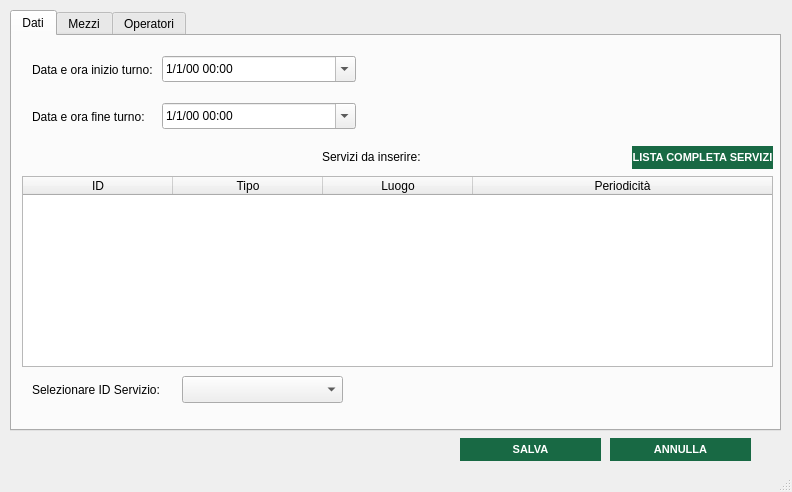
<?xml version="1.0" encoding="UTF-8"?>
<ui version="4.0">
 <class>inserimentoturno_window</class>
 <widget class="QMainWindow" name="inserimentoturno_window">
  <property name="geometry">
   <rect>
    <x>0</x>
    <y>0</y>
    <width>792</width>
    <height>492</height>
   </rect>
  </property>
  <property name="minimumSize">
   <size>
    <width>792</width>
    <height>492</height>
   </size>
  </property>
  <property name="maximumSize">
   <size>
    <width>792</width>
    <height>492</height>
   </size>
  </property>
  <property name="windowTitle">
   <string>Modifica Turno</string>
  </property>
  <property name="windowIcon">
   <iconset resource="xz.qrc">
    <normaloff>:/images/images/AnconAmbiente_Logo.png</normaloff>:/images/images/AnconAmbiente_Logo.png</iconset>
  </property>
  <widget class="QWidget" name="inserimentoturno_widget">
   <widget class="QTabWidget" name="inserimentoturno_tabs">
    <property name="geometry">
     <rect>
      <x>10</x>
      <y>10</y>
      <width>771</width>
      <height>421</height>
     </rect>
    </property>
    <property name="minimumSize">
     <size>
      <width>771</width>
      <height>421</height>
     </size>
    </property>
    <property name="maximumSize">
     <size>
      <width>771</width>
      <height>421</height>
     </size>
    </property>
    <property name="currentIndex">
     <number>0</number>
    </property>
    <widget class="QWidget" name="dati_tab">
     <attribute name="title">
      <string>Dati</string>
     </attribute>
     <widget class="QLabel" name="label_3">
      <property name="geometry">
       <rect>
        <x>310</x>
        <y>110</y>
        <width>151</width>
        <height>21</height>
       </rect>
      </property>
      <property name="text">
       <string>Servizi da inserire:</string>
      </property>
     </widget>
     <widget class="QTableWidget" name="tabella_servizi">
      <property name="geometry">
       <rect>
        <x>10</x>
        <y>140</y>
        <width>751</width>
        <height>191</height>
       </rect>
      </property>
      <property name="selectionBehavior">
       <enum>QAbstractItemView::SelectRows</enum>
      </property>
      <attribute name="horizontalHeaderDefaultSectionSize">
       <number>150</number>
      </attribute>
      <attribute name="horizontalHeaderShowSortIndicator" stdset="0">
       <bool>false</bool>
      </attribute>
      <attribute name="horizontalHeaderStretchLastSection">
       <bool>true</bool>
      </attribute>
      <attribute name="verticalHeaderVisible">
       <bool>false</bool>
      </attribute>
      <attribute name="verticalHeaderCascadingSectionResizes">
       <bool>false</bool>
      </attribute>
      <column>
       <property name="text">
        <string>ID</string>
       </property>
      </column>
      <column>
       <property name="text">
        <string>Tipo</string>
       </property>
      </column>
      <column>
       <property name="text">
        <string>Luogo</string>
       </property>
      </column>
      <column>
       <property name="text">
        <string>Periodicità</string>
       </property>
      </column>
     </widget>
     <widget class="QLabel" name="servizio_error">
      <property name="geometry">
       <rect>
        <x>340</x>
        <y>350</y>
        <width>411</width>
        <height>16</height>
       </rect>
      </property>
      <property name="palette">
       <palette>
        <active>
         <colorrole role="WindowText">
          <brush brushstyle="SolidPattern">
           <color alpha="255">
            <red>255</red>
            <green>0</green>
            <blue>0</blue>
           </color>
          </brush>
         </colorrole>
         <colorrole role="Text">
          <brush brushstyle="SolidPattern">
           <color alpha="255">
            <red>255</red>
            <green>0</green>
            <blue>0</blue>
           </color>
          </brush>
         </colorrole>
         <colorrole role="PlaceholderText">
          <brush brushstyle="SolidPattern">
           <color alpha="128">
            <red>255</red>
            <green>0</green>
            <blue>0</blue>
           </color>
          </brush>
         </colorrole>
        </active>
        <inactive>
         <colorrole role="WindowText">
          <brush brushstyle="SolidPattern">
           <color alpha="255">
            <red>255</red>
            <green>0</green>
            <blue>0</blue>
           </color>
          </brush>
         </colorrole>
         <colorrole role="Text">
          <brush brushstyle="SolidPattern">
           <color alpha="255">
            <red>255</red>
            <green>0</green>
            <blue>0</blue>
           </color>
          </brush>
         </colorrole>
         <colorrole role="PlaceholderText">
          <brush brushstyle="SolidPattern">
           <color alpha="128">
            <red>255</red>
            <green>0</green>
            <blue>0</blue>
           </color>
          </brush>
         </colorrole>
        </inactive>
        <disabled>
         <colorrole role="WindowText">
          <brush brushstyle="SolidPattern">
           <color alpha="255">
            <red>190</red>
            <green>190</green>
            <blue>190</blue>
           </color>
          </brush>
         </colorrole>
         <colorrole role="Text">
          <brush brushstyle="SolidPattern">
           <color alpha="255">
            <red>190</red>
            <green>190</green>
            <blue>190</blue>
           </color>
          </brush>
         </colorrole>
         <colorrole role="PlaceholderText">
          <brush brushstyle="SolidPattern">
           <color alpha="128">
            <red>0</red>
            <green>0</green>
            <blue>0</blue>
           </color>
          </brush>
         </colorrole>
        </disabled>
       </palette>
      </property>
      <property name="text">
       <string/>
      </property>
     </widget>
     <widget class="QLabel" name="label_9">
      <property name="geometry">
       <rect>
        <x>20</x>
        <y>343</y>
        <width>151</width>
        <height>21</height>
       </rect>
      </property>
      <property name="text">
       <string>Selezionare ID Servizio:</string>
      </property>
     </widget>
     <widget class="QComboBox" name="combo_servizi">
      <property name="geometry">
       <rect>
        <x>170</x>
        <y>340</y>
        <width>161</width>
        <height>27</height>
       </rect>
      </property>
     </widget>
     <widget class="QLabel" name="label">
      <property name="geometry">
       <rect>
        <x>20</x>
        <y>70</y>
        <width>131</width>
        <height>21</height>
       </rect>
      </property>
      <property name="text">
       <string>Data e ora fine turno:</string>
      </property>
     </widget>
     <widget class="QLabel" name="label_4">
      <property name="geometry">
       <rect>
        <x>20</x>
        <y>23</y>
        <width>121</width>
        <height>21</height>
       </rect>
      </property>
      <property name="text">
       <string>Data e ora inizio turno:</string>
      </property>
     </widget>
     <widget class="QDateTimeEdit" name="inizio_datetimepicker">
      <property name="geometry">
       <rect>
        <x>150</x>
        <y>20</y>
        <width>194</width>
        <height>26</height>
       </rect>
      </property>
      <property name="displayFormat">
       <string>M/d/yy hh:mm</string>
      </property>
      <property name="calendarPopup">
       <bool>true</bool>
      </property>
     </widget>
     <widget class="QDateTimeEdit" name="fine_datetimepicker">
      <property name="geometry">
       <rect>
        <x>150</x>
        <y>67</y>
        <width>194</width>
        <height>26</height>
       </rect>
      </property>
      <property name="displayFormat">
       <string>M/d/yy hh:mm</string>
      </property>
      <property name="calendarPopup">
       <bool>true</bool>
      </property>
     </widget>
     <widget class="QPushButton" name="servizi_button">
      <property name="geometry">
       <rect>
        <x>620</x>
        <y>110</y>
        <width>141</width>
        <height>23</height>
       </rect>
      </property>
      <property name="styleSheet">
       <string notr="true">QPushButton{
background-color:rgb(24, 105, 68);
color: white;
border-style: outset;
font:  bold 11px


}

QPushButton:hover{
background-color:rgb(170, 203, 108);
color: white;
border-style: outset;
font:  bold 11px
}</string>
      </property>
      <property name="text">
       <string>LISTA COMPLETA SERVIZI</string>
      </property>
     </widget>
    </widget>
    <widget class="QWidget" name="mezzi_widget">
     <attribute name="title">
      <string>Mezzi</string>
     </attribute>
     <widget class="QLabel" name="label_6">
      <property name="geometry">
       <rect>
        <x>290</x>
        <y>10</y>
        <width>201</width>
        <height>20</height>
       </rect>
      </property>
      <property name="text">
       <string>Seleziona i mezzi dalla tabella</string>
      </property>
     </widget>
     <widget class="QTableWidget" name="tabella_mezzi">
      <property name="geometry">
       <rect>
        <x>10</x>
        <y>40</y>
        <width>751</width>
        <height>301</height>
       </rect>
      </property>
      <property name="selectionBehavior">
       <enum>QAbstractItemView::SelectRows</enum>
      </property>
      <attribute name="horizontalHeaderDefaultSectionSize">
       <number>150</number>
      </attribute>
      <attribute name="horizontalHeaderShowSortIndicator" stdset="0">
       <bool>false</bool>
      </attribute>
      <attribute name="horizontalHeaderStretchLastSection">
       <bool>true</bool>
      </attribute>
      <attribute name="verticalHeaderVisible">
       <bool>false</bool>
      </attribute>
      <attribute name="verticalHeaderCascadingSectionResizes">
       <bool>false</bool>
      </attribute>
      <column>
       <property name="text">
        <string>ID</string>
       </property>
      </column>
      <column>
       <property name="text">
        <string>Modello</string>
       </property>
      </column>
      <column>
       <property name="text">
        <string>Allestimento</string>
       </property>
      </column>
      <column>
       <property name="text">
        <string>Stato</string>
       </property>
      </column>
     </widget>
     <widget class="QLabel" name="warning_label2">
      <property name="geometry">
       <rect>
        <x>10</x>
        <y>353</y>
        <width>551</width>
        <height>16</height>
       </rect>
      </property>
      <property name="palette">
       <palette>
        <active>
         <colorrole role="WindowText">
          <brush brushstyle="SolidPattern">
           <color alpha="255">
            <red>255</red>
            <green>0</green>
            <blue>0</blue>
           </color>
          </brush>
         </colorrole>
         <colorrole role="Text">
          <brush brushstyle="SolidPattern">
           <color alpha="255">
            <red>255</red>
            <green>0</green>
            <blue>0</blue>
           </color>
          </brush>
         </colorrole>
         <colorrole role="PlaceholderText">
          <brush brushstyle="SolidPattern">
           <color alpha="128">
            <red>255</red>
            <green>0</green>
            <blue>0</blue>
           </color>
          </brush>
         </colorrole>
        </active>
        <inactive>
         <colorrole role="WindowText">
          <brush brushstyle="SolidPattern">
           <color alpha="255">
            <red>255</red>
            <green>0</green>
            <blue>0</blue>
           </color>
          </brush>
         </colorrole>
         <colorrole role="Text">
          <brush brushstyle="SolidPattern">
           <color alpha="255">
            <red>255</red>
            <green>0</green>
            <blue>0</blue>
           </color>
          </brush>
         </colorrole>
         <colorrole role="PlaceholderText">
          <brush brushstyle="SolidPattern">
           <color alpha="128">
            <red>255</red>
            <green>0</green>
            <blue>0</blue>
           </color>
          </brush>
         </colorrole>
        </inactive>
        <disabled>
         <colorrole role="WindowText">
          <brush brushstyle="SolidPattern">
           <color alpha="255">
            <red>190</red>
            <green>190</green>
            <blue>190</blue>
           </color>
          </brush>
         </colorrole>
         <colorrole role="Text">
          <brush brushstyle="SolidPattern">
           <color alpha="255">
            <red>190</red>
            <green>190</green>
            <blue>190</blue>
           </color>
          </brush>
         </colorrole>
         <colorrole role="PlaceholderText">
          <brush brushstyle="SolidPattern">
           <color alpha="128">
            <red>0</red>
            <green>0</green>
            <blue>0</blue>
           </color>
          </brush>
         </colorrole>
        </disabled>
       </palette>
      </property>
      <property name="text">
       <string/>
      </property>
     </widget>
    </widget>
    <widget class="QWidget" name="operatori_tab">
     <attribute name="title">
      <string>Operatori</string>
     </attribute>
     <widget class="QLabel" name="label_5">
      <property name="geometry">
       <rect>
        <x>260</x>
        <y>10</y>
        <width>211</width>
        <height>20</height>
       </rect>
      </property>
      <property name="text">
       <string>Seleziona gli operatori dalla tabella</string>
      </property>
     </widget>
     <widget class="QTableWidget" name="tabella_operatori">
      <property name="geometry">
       <rect>
        <x>10</x>
        <y>40</y>
        <width>751</width>
        <height>301</height>
       </rect>
      </property>
      <property name="selectionBehavior">
       <enum>QAbstractItemView::SelectRows</enum>
      </property>
      <property name="sortingEnabled">
       <bool>false</bool>
      </property>
      <attribute name="horizontalHeaderCascadingSectionResizes">
       <bool>false</bool>
      </attribute>
      <attribute name="horizontalHeaderMinimumSectionSize">
       <number>150</number>
      </attribute>
      <attribute name="horizontalHeaderDefaultSectionSize">
       <number>170</number>
      </attribute>
      <attribute name="horizontalHeaderHighlightSections">
       <bool>true</bool>
      </attribute>
      <attribute name="horizontalHeaderShowSortIndicator" stdset="0">
       <bool>false</bool>
      </attribute>
      <attribute name="horizontalHeaderStretchLastSection">
       <bool>true</bool>
      </attribute>
      <attribute name="verticalHeaderVisible">
       <bool>false</bool>
      </attribute>
      <attribute name="verticalHeaderCascadingSectionResizes">
       <bool>false</bool>
      </attribute>
      <attribute name="verticalHeaderHighlightSections">
       <bool>true</bool>
      </attribute>
      <column>
       <property name="text">
        <string>ID</string>
       </property>
      </column>
      <column>
       <property name="text">
        <string>Nome</string>
       </property>
      </column>
      <column>
       <property name="text">
        <string>Cognome</string>
       </property>
      </column>
      <column>
       <property name="text">
        <string>Stato</string>
       </property>
      </column>
     </widget>
     <widget class="QLabel" name="operatori_error">
      <property name="geometry">
       <rect>
        <x>10</x>
        <y>354</y>
        <width>551</width>
        <height>16</height>
       </rect>
      </property>
      <property name="palette">
       <palette>
        <active>
         <colorrole role="WindowText">
          <brush brushstyle="SolidPattern">
           <color alpha="255">
            <red>255</red>
            <green>0</green>
            <blue>0</blue>
           </color>
          </brush>
         </colorrole>
         <colorrole role="Text">
          <brush brushstyle="SolidPattern">
           <color alpha="255">
            <red>255</red>
            <green>0</green>
            <blue>0</blue>
           </color>
          </brush>
         </colorrole>
         <colorrole role="PlaceholderText">
          <brush brushstyle="SolidPattern">
           <color alpha="128">
            <red>255</red>
            <green>0</green>
            <blue>0</blue>
           </color>
          </brush>
         </colorrole>
        </active>
        <inactive>
         <colorrole role="WindowText">
          <brush brushstyle="SolidPattern">
           <color alpha="255">
            <red>255</red>
            <green>0</green>
            <blue>0</blue>
           </color>
          </brush>
         </colorrole>
         <colorrole role="Text">
          <brush brushstyle="SolidPattern">
           <color alpha="255">
            <red>255</red>
            <green>0</green>
            <blue>0</blue>
           </color>
          </brush>
         </colorrole>
         <colorrole role="PlaceholderText">
          <brush brushstyle="SolidPattern">
           <color alpha="128">
            <red>255</red>
            <green>0</green>
            <blue>0</blue>
           </color>
          </brush>
         </colorrole>
        </inactive>
        <disabled>
         <colorrole role="WindowText">
          <brush brushstyle="SolidPattern">
           <color alpha="255">
            <red>190</red>
            <green>190</green>
            <blue>190</blue>
           </color>
          </brush>
         </colorrole>
         <colorrole role="Text">
          <brush brushstyle="SolidPattern">
           <color alpha="255">
            <red>190</red>
            <green>190</green>
            <blue>190</blue>
           </color>
          </brush>
         </colorrole>
         <colorrole role="PlaceholderText">
          <brush brushstyle="SolidPattern">
           <color alpha="128">
            <red>0</red>
            <green>0</green>
            <blue>0</blue>
           </color>
          </brush>
         </colorrole>
        </disabled>
       </palette>
      </property>
      <property name="text">
       <string/>
      </property>
     </widget>
    </widget>
   </widget>
   <widget class="QPushButton" name="salva_button">
    <property name="geometry">
     <rect>
      <x>460</x>
      <y>438</y>
      <width>141</width>
      <height>23</height>
     </rect>
    </property>
    <property name="styleSheet">
     <string notr="true">QPushButton{
background-color:rgb(24, 105, 68);
color: white;
border-style: outset;
font:  bold 11px


}

QPushButton:hover{
background-color:rgb(170, 203, 108);
color: white;
border-style: outset;
font:  bold 11px
}</string>
    </property>
    <property name="text">
     <string>SALVA</string>
    </property>
   </widget>
   <widget class="QPushButton" name="annulla_button">
    <property name="geometry">
     <rect>
      <x>610</x>
      <y>438</y>
      <width>141</width>
      <height>23</height>
     </rect>
    </property>
    <property name="styleSheet">
     <string notr="true">QPushButton{
background-color:rgb(24, 105, 68);
color: white;
border-style: outset;
font:  bold 11px


}

QPushButton:hover{
background-color:rgb(170, 203, 108);
color: white;
border-style: outset;
font:  bold 11px
}</string>
    </property>
    <property name="text">
     <string>ANNULLA</string>
    </property>
   </widget>
   <widget class="QLabel" name="inserimento_error">
    <property name="geometry">
     <rect>
      <x>20</x>
      <y>444</y>
      <width>421</width>
      <height>20</height>
     </rect>
    </property>
    <property name="palette">
     <palette>
      <active>
       <colorrole role="WindowText">
        <brush brushstyle="SolidPattern">
         <color alpha="255">
          <red>255</red>
          <green>0</green>
          <blue>0</blue>
         </color>
        </brush>
       </colorrole>
       <colorrole role="Text">
        <brush brushstyle="SolidPattern">
         <color alpha="255">
          <red>255</red>
          <green>0</green>
          <blue>0</blue>
         </color>
        </brush>
       </colorrole>
       <colorrole role="PlaceholderText">
        <brush brushstyle="SolidPattern">
         <color alpha="128">
          <red>255</red>
          <green>0</green>
          <blue>0</blue>
         </color>
        </brush>
       </colorrole>
      </active>
      <inactive>
       <colorrole role="WindowText">
        <brush brushstyle="SolidPattern">
         <color alpha="255">
          <red>255</red>
          <green>0</green>
          <blue>0</blue>
         </color>
        </brush>
       </colorrole>
       <colorrole role="Text">
        <brush brushstyle="SolidPattern">
         <color alpha="255">
          <red>255</red>
          <green>0</green>
          <blue>0</blue>
         </color>
        </brush>
       </colorrole>
       <colorrole role="PlaceholderText">
        <brush brushstyle="SolidPattern">
         <color alpha="128">
          <red>255</red>
          <green>0</green>
          <blue>0</blue>
         </color>
        </brush>
       </colorrole>
      </inactive>
      <disabled>
       <colorrole role="WindowText">
        <brush brushstyle="SolidPattern">
         <color alpha="255">
          <red>190</red>
          <green>190</green>
          <blue>190</blue>
         </color>
        </brush>
       </colorrole>
       <colorrole role="Text">
        <brush brushstyle="SolidPattern">
         <color alpha="255">
          <red>190</red>
          <green>190</green>
          <blue>190</blue>
         </color>
        </brush>
       </colorrole>
       <colorrole role="PlaceholderText">
        <brush brushstyle="SolidPattern">
         <color alpha="128">
          <red>0</red>
          <green>0</green>
          <blue>0</blue>
         </color>
        </brush>
       </colorrole>
      </disabled>
     </palette>
    </property>
    <property name="text">
     <string/>
    </property>
   </widget>
  </widget>
  <widget class="QStatusBar" name="statusbar"/>
 </widget>
 <resources>
  <include location="xz.qrc"/>
 </resources>
 <connections/>
</ui>
